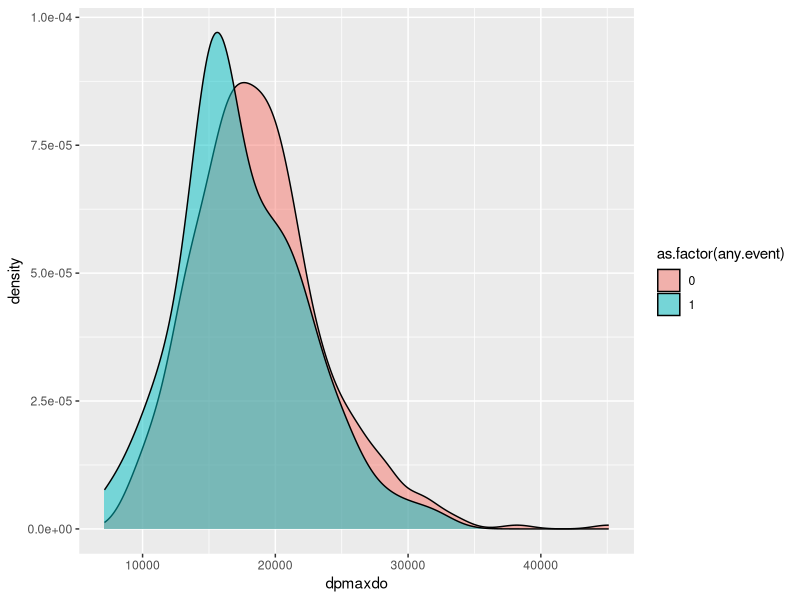
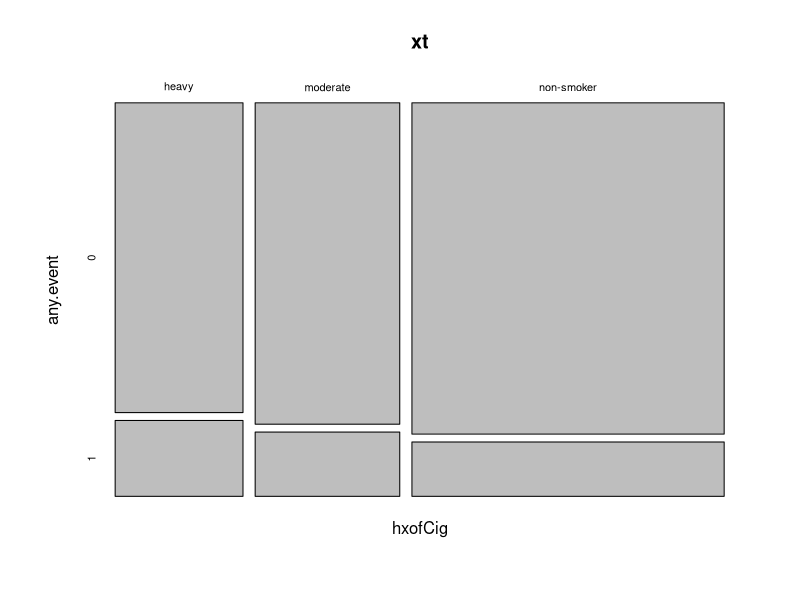

R code for these plots, in order:
## ---- chunk 1
knitr::opts_chunk$set(echo = TRUE, message = FALSE, warning = FALSE, cache=TRUE)
## ---- chunk 2
# Load libraries
library(tidyverse)
# Read data
stress <- read_csv("stressEcho.csv")
# Take a look
stress
## ---- chunk 3
table(stress$any.event)
sum(stress[stress$any.event] == 1) / nrow(stress)
## ---- chunk 4
max(stress$dpmaxdo)
## ---- chunk 5
quantile(stress$dpmaxdo, probs = 0.99)
## ---- chunk 6
ggplot(stress, aes(dpmaxdo)) +
  geom_density(aes(fill = as.factor(any.event)), alpha = .5)
## ---- chunk 7
t.test(dpmaxdo ~ any.event, data = stress, var.equal = TRUE)
## ---- chunk 8
xt <- xtabs(~ hxofCig + any.event, data = stress)
xt
round(prop.table(xt, margin=1), 3)
## ---- chunk 9
mosaicplot(xt)
## ---- chunk 10
chisq.test(xt)
